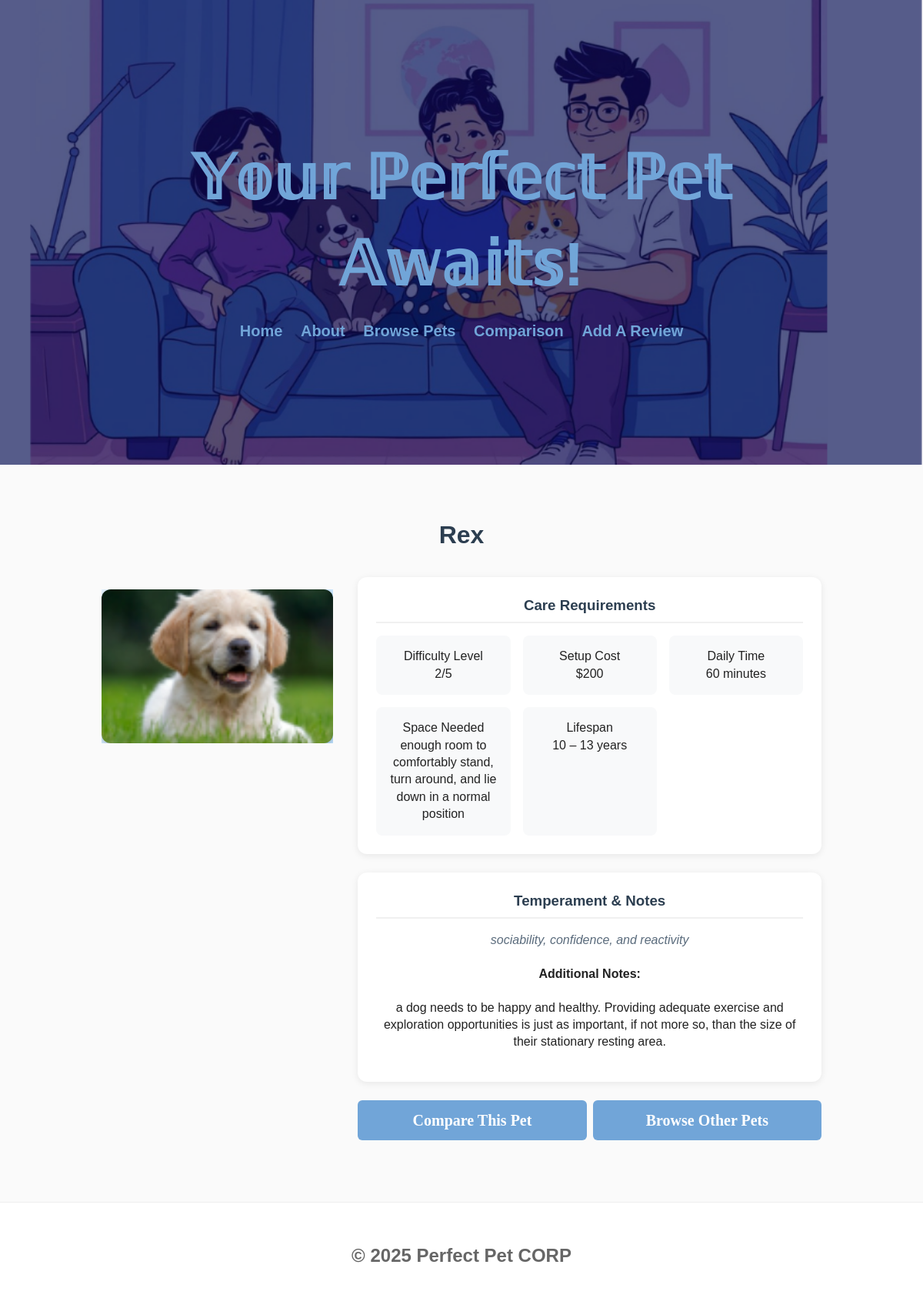
Page /pet/1 on the committed database.
### tables this page shows
CREATE TABLE Pets (id INTEGER PRIMARY KEY AUTOINCREMENT, name TEXT NOT NULL, species_id INTEGER NOT NULL REFERENCES Species (id), lifespan TEXT (20), difficulty INTEGER, cost_setup INTEGER, daily_time_min INTEGER, space_required TEXT, temperament TEXT (20), notes TEXT (20));

### routes.py (the view)
@app.route('/pet/<int:pet_id>')
def pet_profile(pet_id):
    conn = get_db()
    try:
        pet = conn.execute('''SELECT id,
                            name,
                            species_id,
                            lifespan,
                            difficulty,
                            cost_setup,
                            daily_time_min,
                            space_required,
                            temperament,
                            notes FROM Pets
                            WHERE id = ?''', (pet_id,)).fetchone()
        print(dict(pet))
        if pet is not None:
            print("got here")
            return render_template('pet_profiles.html', pet=dict(pet))
        else:
            return render_template('error.html',
                                   message=(f'Pet with ID {pet_id} not found. \
                                       <a href="/browse">Browse all pets</a>'))
    except Exception as e:
        print("Error fetching pet:", e)
        return render_template('error.html',
                               message='Error loading pet information. \
                                   Please try again.')
    finally:
        conn.close()

### templates/pet_profiles.html (shortened to what this page needs)
{% extends 'layout.html' %}
{% block content %}
<div class="pet-profile-container">
    <div class="pet-header">
        <h1>{{ pet.name }}</h1>
    </div>
    <div class="pet-content">
        <div class="pet-image">
            <img src="/static/images/{{ pet.name }}.png" alt="{{ pet.name }}" alt="Image of {{ pet.name }}">
        </div>
        <div class="pet-details">
            <div class="detail-card">
                <h3>Care Requirements</h3>
                <div class="detail-grid">
                    <div class="detail-item">
                        <span class="detail-label">Difficulty Level</span>
                        <span class="detail-value">{{ pet.difficulty }}/5</span>
                    </div>
                    <div class="detail-item">
                        <span class="detail-label">Setup Cost</span>
                        <span class="detail-value">${{ pet.cost_setup }}</span>
                    </div>
                    <div class="detail-item">
                        <span class="detail-label">Daily Time</span>
                        <span class="detail-value">{{ pet.daily_time_min }} minutes</span>
                    </div>
                    <div class="detail-item">
                        <span class="detail-label">Space Needed</span>
                        <span class="detail-value">{{ pet.space_required or 'Unknown' }}</span>
                    </div>
                    <div class="detail-item">
                        <span class="detail-label">Lifespan</span>
                        <span class="detail-value">{{ pet.lifespan or 'Unknown' }}</span>
                    </div>
                </div>
            </div>
            <div class="detail-card">
                <h3>Temperament & Notes</h3>
                <p class="pet-temperament">{{ pet.temperament or 'No temperament information available.' }}</p>
                {% if pet.notes %}
                <div class="pet-notes">
                    <h4>Additional Notes:</h4>
                    <p>{{ pet.notes }}</p>
                </div>
                {% endif %}
            </div>
            <div class="pet-actions">
                <a href="/compare?first={{ pet.name }}" class="btn-primary">Compare This Pet</a>
                <a href="/browse" class="btn-secondary">Browse Other Pets</a>
            </div>
        </div>
    </div>
</div>
{% endblock %}

### static/css/style.css (style rules this page uses)
:root { --muted: #666; --bg: #fafafa; }
.pet-image { position: relative; height: 200px; overflow: hidden; }
.pet-image img { width: 100%; height: 100%; object-fit: cover; }
.pet-temperament { color: #5a6b7c; margin: 0.5rem 0; font-style: italic; }
* { box-sizing: border-box; }
body { font-family: Arial, Helvetica, sans-serif; margin: 0; background: var(--bg); color: #222; line-height: 1.4; }
.btn-primary, .btn-secondary { padding: 0.75rem 1.5rem; border-radius: 6px; text-decoration: none; font-weight: bold; display: inline-block; color: white; font-family: 'Merienda', cursive; font-size: 20px; background-color: #71a5d8; }
.pet-header { text-align: center; }
.pet-header { text-align: center; flex: 1; }
.pet-image { position: relative; height: 200px; background: linear-gradient(135deg, #e3f2fd 0%, #bbdefb 100%); display: flex; color: #1976d2; max-width: 400px; margin: 1em 0; }
.pet-image img { width: 100%; height: 100%; object-fit: cover; border-radius: 12px; box-shadow: 0 2px 6px rgba(0,0,0,0.2); }
.pet-temperament { color: #5a6b7c; margin: 1rem 0; font-style: italic; line-height: 1.5; }
.pet-actions { display: flex; gap: 0.5rem; margin-top: 1.5rem; }
.pet-actions a { flex: 1; text-align: center; padding: 0.75rem; border-radius: 6px; text-decoration: none; font-weight: bold; transition: all 0.3s ease; }
.pet-profile-container { max-width: 1000px; margin: 0 auto; padding: 2rem 1rem; }
.pet-header { text-align: center; margin-bottom: 2rem; }
.pet-header h1 { color: #2c3e50; margin-bottom: 0.5rem; }
.pet-content { display: grid; grid-template-columns: 1fr 2fr; gap: 2rem; }
.detail-card { background: white; padding: 1.5rem; border-radius: 12px; box-shadow: 0 2px 10px rgba(0,0,0,0.08); margin-bottom: 1.5rem; }
.detail-card h3 { color: #2c3e50; margin-top: 0; margin-bottom: 1rem; border-bottom: 2px solid #f0f0f0; padding-bottom: 0.5rem; }
.detail-grid { display: grid; grid-template-columns: repeat(auto-fit, minmax(150px, 1fr)); gap: 1rem; }
.detail-item { display: flex; flex-direction: column; padding: 1rem; background: #f8f9fa; border-radius: 8px; }

### rows in the picture
Pets: name "Rex", difficulty "2", cost_setup "200", daily_time_min "60", space_required "enough room to comfortably stand, turn around, and lie down in a normal position", lifespan "10 – 13 years", temperament "sociability, confidence, and reactivity", notes "a dog needs to be happy and healthy. Providing adequate exercise and exploration opportunities is just as important, if not more so, than the size of their stationary resting area."
